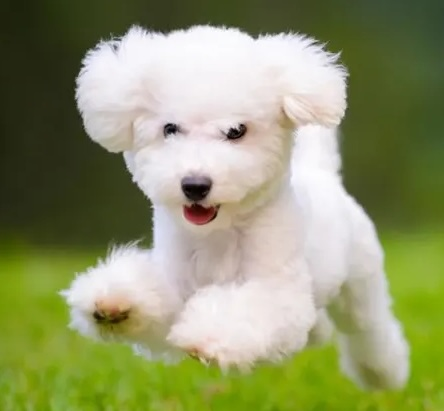
#> input picture dog.jpg, 444 x 411 px
$ python traditional_greyscale.py
#> lines starting #> are read from the running program, lines starting #| are printed output that depends on the picture; after the words box and inside, x2 and y2 are one past the last pixel; in counts of white or black regions, pixels touching at a corner belong together
import cv2
import numpy as np

# Load image
image = cv2.imread('dog.jpg')
#> image is the input picture: shape (411, 444, 3); mean B, G, R 108.4, 150, 144.6

# Display original image
cv2.imshow('Original', image)
cv2.waitKey(0)

# Convert image to grayscale
gray_image = cv2.cvtColor(image, cv2.COLOR_BGR2GRAY)
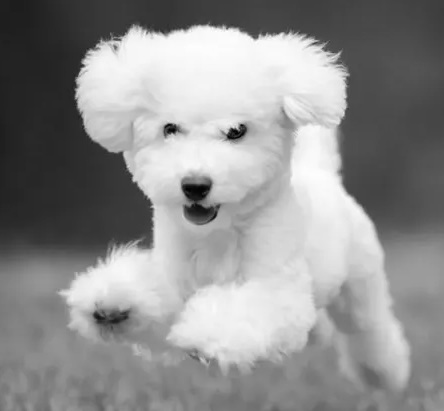
#> gray_image: shape (411, 444); min 1, max 255, mean 143.6

# Display grayscale image
cv2.imshow('Grayscale', gray_image)
cv2.waitKey(0)

# Apply Gaussian blur to reduce noise
blurred_image = cv2.GaussianBlur(gray_image, (5, 5), 0)

# Display blurred image
cv2.imshow('Blurred', blurred_image)
cv2.waitKey(0)

# Apply threshold to segment the animal (on the grayscale image, not edges)
_, thresholded = cv2.threshold(blurred_image, 127, 255, cv2.THRESH_BINARY)
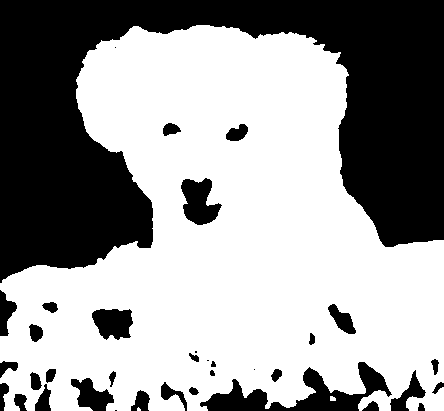
#> thresholded: shape (411, 444); 60.8% white; 36 black regions (5 under 20 px)

# Display thresholded image
cv2.imshow('Thresholded Image', thresholded)
cv2.waitKey(0)

# Find contours on the thresholded image
contours, _ = cv2.findContours(thresholded, cv2.RETR_EXTERNAL, cv2.CHAIN_APPROX_SIMPLE)
#> contours = 3 contours, 2 with area under 20; largest, box (x1, y1, x2, y2) and area: (0, 25, 444, 411) 113717

# Draw contours on the original image
image_with_contours = image.copy()
cv2.drawContours(image_with_contours, contours, -1, (0, 255, 0), 2)
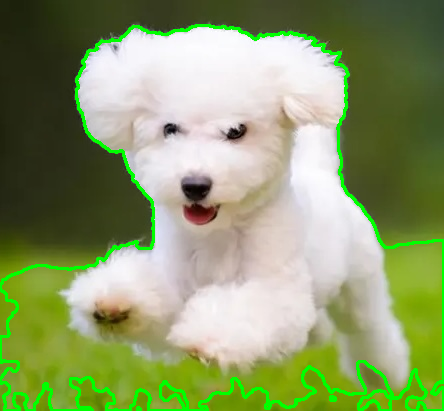
#> image_with_contours: shape (411, 444, 3); 4.49% of pixels changed, all inside (x1, y1, x2, y2) = (0, 24, 444, 411)

# Display image with contours
cv2.imshow('Image with Contours', image_with_contours)
cv2.waitKey(0)

# Step 7: Create a mask for the animal and remove the background
mask = np.zeros(image.shape[:2], dtype="uint8")  # Create a black mask of the same size as the image
cv2.drawContours(mask, contours, -1, 255, -1)  # Fill the contours on the mask with white
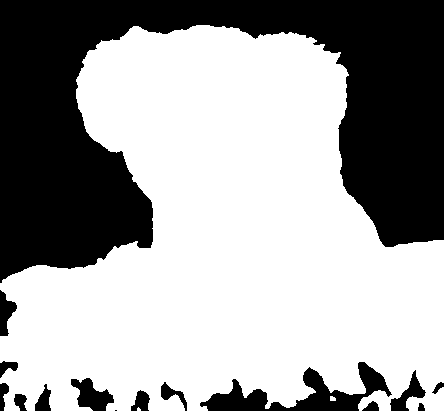
#> mask: shape (411, 444); 63% white; 15 black regions (1 under 20 px), largest, box (x1, y1, x2, y2) and area: (0, 0, 444, 283) 60921, (200, 362, 392, 411) 3390, (71, 378, 114, 411) 797

# Apply the mask to the original image
segmented_animal = cv2.bitwise_and(image, image, mask=mask)
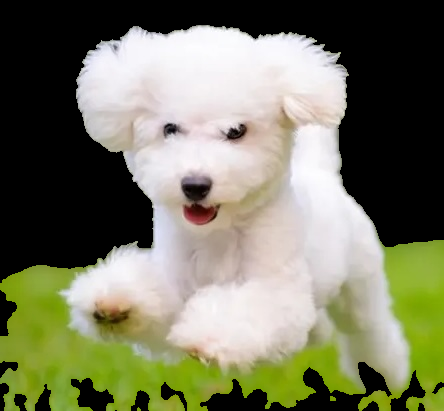
#> segmented_animal: shape (411, 444, 3); mean B, G, R 97.9, 121.4, 120.4

# Display the segmented animal
cv2.imshow('Segmented Animal', segmented_animal)
cv2.waitKey(0)

# Close all OpenCV windows
cv2.destroyAllWindows()
